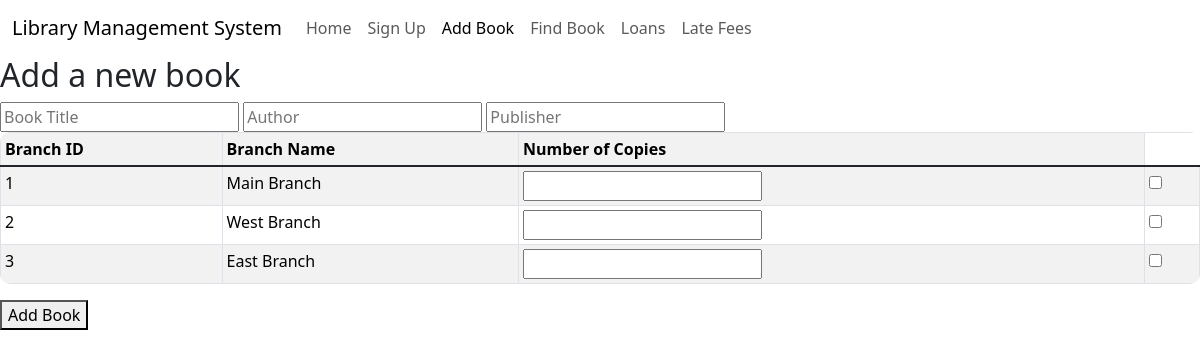
/book, run on an earlier commit of the app's database.
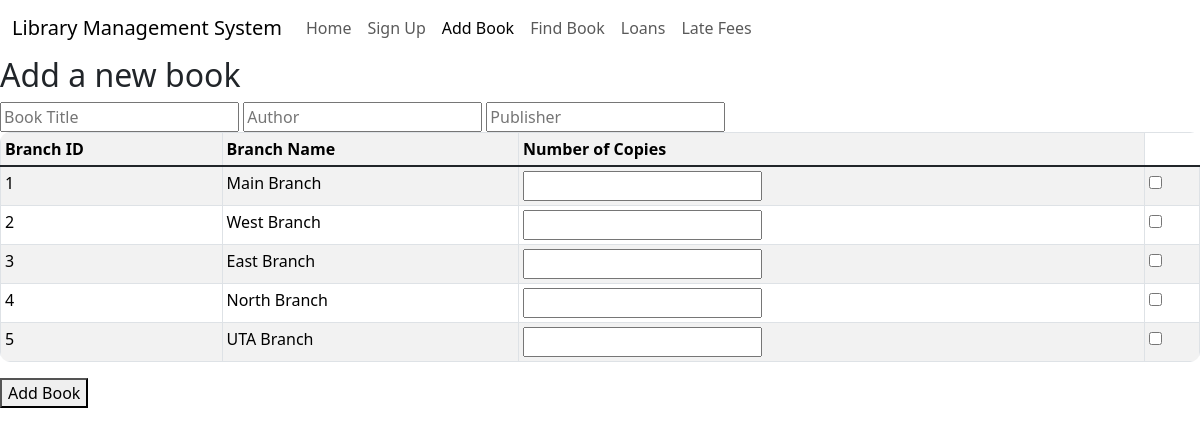
And on a later commit of the database.
### tables this page shows
CREATE TABLE Library_Branch (
    branch_id       INTEGER PRIMARY KEY AUTOINCREMENT,
    branch_name     VARCHAR(15) NOT NULL,
    branch_address  VARCHAR(50) NOT NULL
, late_fee float);

### app.py (the view)
@app.route('/book', methods=['GET'])
def book():
    try:
        sqliteConnection = sqlite3.connect('LMS.db')
        cursor = sqliteConnection.cursor()
        print("Database successfully connected: BOOK")
        select_query = """
                SELECT branch_id, branch_name
                FROM Library_Branch;
                """
        cursor.execute(select_query)
        data = cursor.fetchall()
        cursor.close()
        sqliteConnection.close()
    except Exception as e:
        print("Error: ", e)
    return render_template('book.html', branches=data)

### templates/book.html (shortened to what this page needs)
<!DOCTYPE html>
<html lang="en">
<head>
    <link href="https://cdn.jsdelivr.net/npm/bootstrap@5.3.2/dist/css/bootstrap.min.css" rel="stylesheet">
    <link rel="stylesheet" href="{{ url_for('static', filename='styles.css') }}">
</head>
<body>
    <nav class="navbar navbar-expand-lg">
        <div class="container-fluid">
            <span class="navbar-brand mb-0 h1">Library Management System</span>
            <div class="collapse navbar-collapse" id="navbarNav">
                <div class="navbar-nav">
                        <a class="nav-link" href="{{ url_for('home') }}">Home</a>
                        <a class="nav-link" href="{{ url_for('borrower') }}">Sign Up</a>
                        <a class="nav-link active" aria-current="page" href="{{ url_for('book') }} ">Add Book</a>
                        <a class="nav-link" href="{{ url_for('find_book') }}"">Find Book</a>
                        <a class="nav-link" href="{{ url_for('find_loan') }}"">Loans</a>
                        <a class="nav-link" href="{{ url_for('latefees') }}"">Late Fees</a>
                </div>
            </div>
        </div>
    </nav>
    <h2>Add a new book</h2>
    <form method="post" action="{{ url_for('new_book') }}">
        <input type="text" name="booktitle" id="booktitle" placeholder="Book Title">
        <input type="text" name="author" id="author" placeholder="Author">
        <input type="text" name="publisher" id="publisher" placeholder="Publisher">
        <table class="table table-sm table-striped table-hover table-bordered">
            <tr>
                <th>Branch ID</th>
                <th>Branch Name</th>
                <th>Number of Copies</th>
            </tr>
            <tbody class="table-group-divider">
            {% for branch in branches %}
            <tr>
                <td> {{ branch[0]}} </td>
                <td> {{ branch[1]}} </td>
                <td> <input type="text" name="noCopies_{{ branch[0] }}" id="noCopies_ {{ branch[0] }}"> </td>
                <td> <input type="checkbox" name="branchCheck_{{ branch[0] }}" id="branchCheck_{{ branch[0] }}" value="yes" /> </td>
            </tr>
            {% endfor %}
        </table>
        <button type="submit" id="addBookBtn">Add Book</button>
    </form>
</body>
</html>

### static/styles.css (style rules this page uses)
.table { border-radius: 10px; overflow: hidden; }

What changed in the data, as far as the page shows it:
added Library_Branch: branch_id "4", branch_name "North Branch"
added Library_Branch: branch_id "5", branch_name "UTA Branch"
